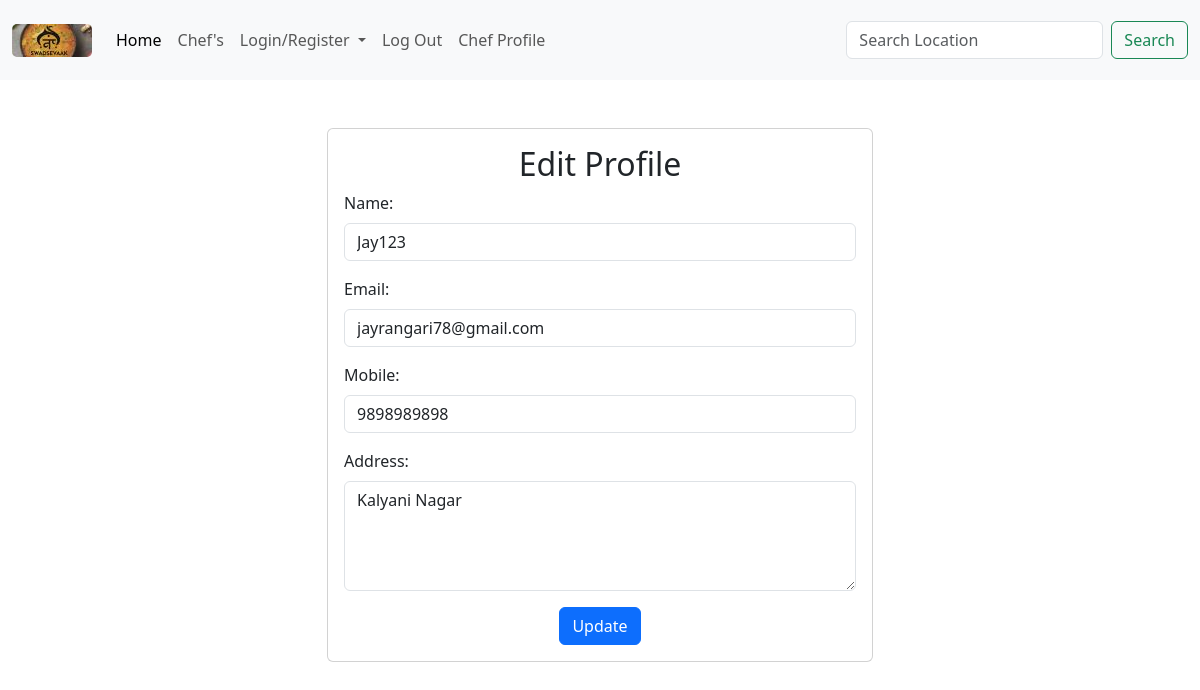
Page /editprofilechef.php (signed in) on the committed database.
### tables this page shows
CREATE TABLE `chef` (
  `chef_id` int(11) NOT NULL,
  `name` varchar(255) NOT NULL,
  `email` varchar(255) NOT NULL,
  `mobile` bigint(10) NOT NULL,
  `address` text NOT NULL,
  `password` varchar(16) NOT NULL,
  `cpassword` varchar(16) NOT NULL
);

### editprofilechef.php (the view, shortened to what this page needs)
<?php
include('dbconnect.php');
$email = $_SESSION['email'];
$sql = "SELECT * FROM chef WHERE email='$email'";
$result = mysqli_query($conn, $sql);
if (mysqli_num_rows($result) == 1) {
    $row = mysqli_fetch_assoc($result);
    $name = $row['name'];
    $email = $row['email'];
    $mobile = $row['mobile'];
    $address = $row['address'];
} else {
    echo "Chef data not found.";
}
?>
<!doctype html>
<html lang="en">
<head>
    <link href="https://cdn.jsdelivr.net/npm/bootstrap@5.3.3/dist/css/bootstrap.min.css" rel="stylesheet">
</head>
<body>
    <?php include("nav.php"); ?>
    <div class="container mt-5">
        <div class="row">
            <div class="col-md-6 mx-auto">
                <div class="card">
                    <div class="card-body">
                        <h2 class="card-title text-center">Edit Profile</h2>
                        <form action="<?php echo htmlspecialchars($_SERVER["PHP_SELF"]); ?>" method="post">
                            <div class="mb-3">
                                <label for="name" class="form-label">Name:</label>
                                <input type="text" class="form-control" id="name" name="name" value="<?php echo $name; ?>" required>
                            </div>
                            <div class="mb-3">
                                <label for="email" class="form-label">Email:</label>
                                <input type="email" class="form-control" id="email" name="email" value="<?php echo $email; ?>" required readonly>
                            </div>
                            <div class="mb-3">
                                <label for="mobile" class="form-label">Mobile:</label>
                                <input type="text" class="form-control" id="mobile" name="mobile" value="<?php echo $mobile; ?>" required>
                            </div>
                            <div class="mb-3">
                                <label for="address" class="form-label">Address:</label>
                                <textarea class="form-control" id="address" name="address" rows="4" required><?php echo $address; ?></textarea>
                            </div>
                            <div class="text-center">
                                <button type="submit" class="btn btn-primary">Update</button>
                            </div>
                        </form>
                    </div>
                </div>
            </div>
        </div>
    </div>
</body>
</html>

### rows in the picture
chef: name "Jay123", email "jayrangari78@gmail.com", mobile "9898989898", address "Kalyani Nagar"
